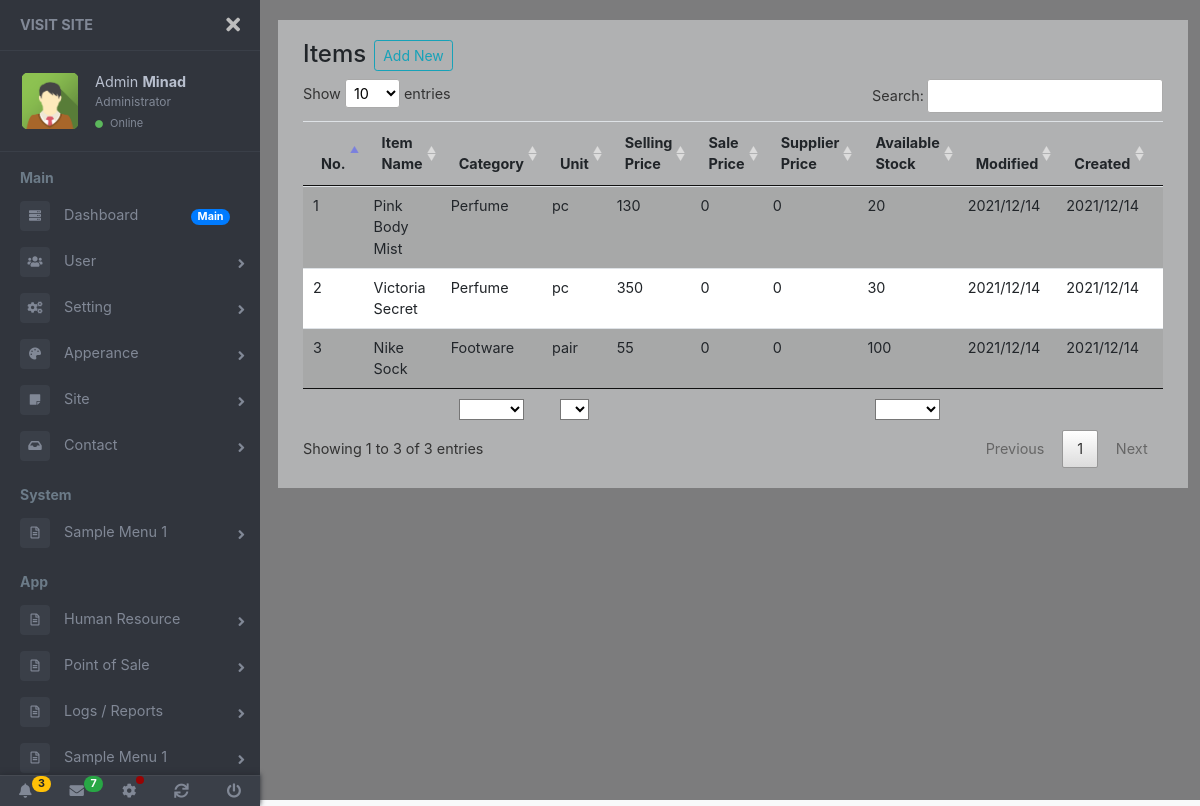
/routes/item/index.php (signed in), run on an earlier commit of the app's database.
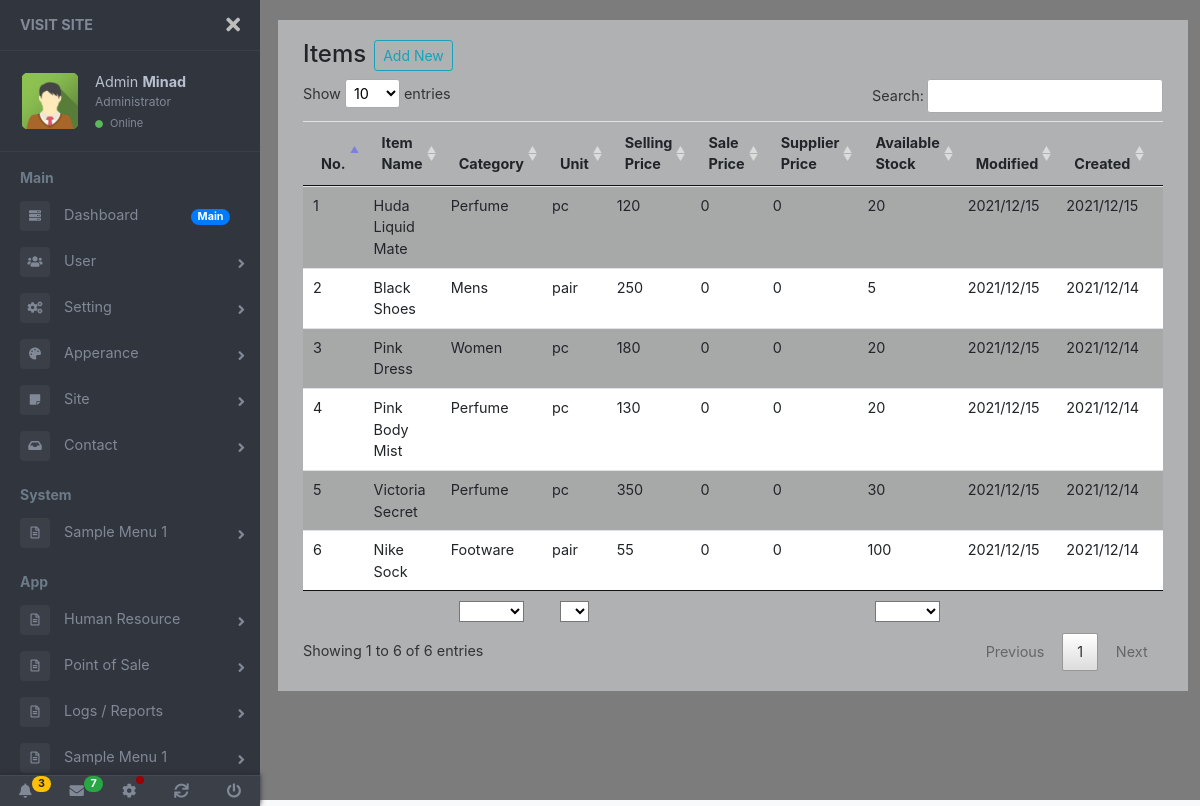
And on a later commit of the database.
### tables this page shows
CREATE TABLE `tblitem` (
  `item_id` int(11) NOT NULL,
  `barcode` varchar(254) NOT NULL,
  `name` varchar(100) NOT NULL,
  `description` varchar(254) NOT NULL,
  `category` varchar(254) NOT NULL,
  `unit` varchar(254) NOT NULL,
  `sell_price` double NOT NULL,
  `sale_price` double NOT NULL,
  `supplier_price` double NOT NULL,
  `stock_available` int(11) NOT NULL,
  `size` varchar(50) NOT NULL,
  `color` varchar(50) NOT NULL,
  `quality` varchar(100) NOT NULL,
  `status` int(1) NOT NULL,
  `extnem` varchar(10) NOT NULL,
  `created` datetime NOT NULL DEFAULT CURRENT_TIMESTAMP,
  `modified` timestamp NOT NULL DEFAULT CURRENT_TIMESTAMP ON UPDATE CURRENT_TIMESTAMP,
  `deletedx` int(1) NOT NULL
);

### routes/item/index.php (called while the page is built, shortened)
<?php
	include_once "../../content/template-part/dashboard-header.php";
	include_once "../../content/view/item/index.php";
	include_once "../../content/template-part/dashboard-footer.php";

### inc/xsession.php (called while the page is built, shortened)
<?php
	if(empty($_SESSION["usercode"]) || empty($_SESSION["username"]) || empty($_SESSION["fullname"]) || empty($_SESSION["ulevpos"]) || empty($_SESSION["surname"]) || empty($_SESSION["firstname"]) || empty($_SESSION["middlename"]) || empty($_SESSION["postitle"])) {
		header("location:../login");
	} else {
		$lastname	= $_SESSION["surname"];
		$givename	= $_SESSION["firstname"];
		$ptitle		= $_SESSION["postitle"];
	}

### content/view/item/index.php (the view, shortened to what this page needs)
<?php
	include_once "../../content/template-part/dashboard-navbar.php";
?>
<link rel="stylesheet" href="<?php echo $dirbak; ?>assets/datatables/1.11.3/css/jquery.dataTables.min.css">
<main class="page-content">
	<div class="container-fluid bg-light-opacity">
		<div class="d-flex">
			<h4 class="mr-2 mb-2">Items</h4>
			<a href="../../routes/item/addnew" class="btn btn-outline-info btn-sm mr-2 mb-2">Add New</a>
		</div>
		<div id="" class="table-responsive-sm">
			<table id="listRecView" class="table table-striped table-hover table-sm">
				<thead>
					<tr>
						<th>No.</th>
						<th>Item Name</th>
						<th>Category</th>
						<th>Unit</th>
						<th>Selling Price</th>
						<th>Sale Price</th>
						<th>Supplier Price</th>
						<th>Available Stock</th>
						<th>Modified</th>
						<th>Created</th>
						<th>Item Code</th>
					</tr>
				</thead>
				<tbody>
					<?php
						$tblname = "tblitem";
						$prim_id = "item_id";
						$cnn = new PDO("mysql:host={$host};dbname={$db}", $unameroot, $pw);
						$qry = "SELECT * FROM {$tblname} WHERE deletedx=0 ORDER BY {$prim_id} DESC";
						$stmt = $cnn->prepare($qry);
						$stmt->execute();
						$xno = 0;
						for($i=0; $row = $stmt->fetch(); $i++) {
							$xno++;
							$barcode=$row['barcode'];
							$itemname=$row['name'];
							$category=$row['category'];
							$unit=$row['unit'];
							$sell_price=$row['sell_price'];
							$sale_price=$row['sale_price'];
							$supplier_price=$row['supplier_price'];
							$stock_available=$row['stock_available'];
							$modified2=$row['modified'];
							$modified=date_format(new DateTime($modified2),'Y/m/d');
							$created2=$row['created'];
							$created=date_format(new DateTime($created2),'Y/m/d');
					?>
							<tr>
								<td><?php echo $xno; ?></td>
								<td data-filter="<?php echo $itemname; ?>"><?php echo $itemname; ?></td>
								<td data-filter="<?php echo $category; ?>"><?php echo $category; ?></td>
								<td data-filter="<?php echo $unit; ?>"><?php echo $unit; ?></td>
								<td data-filter="<?php echo $sell_price; ?>"><?php echo $sell_price; ?></td>
								<td data-filter="<?php echo $sale_price; ?>"><?php echo $sale_price; ?></td>
								<td data-filter="<?php echo $supplier_price; ?>"><?php echo $supplier_price; ?></td>
								<td data-filter="<?php echo $stock_available; ?>"><?php echo $stock_available; ?></td>
								<td ><?php echo $modified; ?></td>
								<td ><?php echo $created; ?></td>
								<td><?php echo $barcode; ?></td>
							</tr>
					<?php
						}
					?>
				</tbody>
				<tfoot>
					<tr>
						<td class="remove-dropdown"></td>
						<td class="remove-dropdown"></td>
						<td>Category</td>
						<td>Unit</td>
						<td class="remove-dropdown"></td>
						<td class="remove-dropdown"></td>
						<td class="remove-dropdown"></td>
						<td>Stock</td>
						<td class="remove-dropdown"></td>
						<td class="remove-dropdown"></td>
						<td class="remove-dropdown"></td>
					</tr>
				</tfoot>
			</table>
		</div>
	</div>
</main>

### content/template-part/dashboard-header.php (shortened to what this page needs)
<?php
	$chckfledash = file_exists("../../assets/css/style.css");
	if ($chckfledash) {
		$dirbak = "../../";
	} else {
		$dirbak = "../../../";
	}
?>
<!DOCTYPE html>
<html lang="en">
<head>
	<link rel="stylesheet" href="<?php echo $dirbak; ?>assets/fontawesome/releases/v5.7.0/css/all.css">
	<link rel="stylesheet" href="<?php echo $dirbak; ?>assets/bootstrap/4.5.2/css/bootstrap.min.css">
	<link rel="stylesheet" href="<?php echo $dirbak; ?>assets/npm/slick-carousel@1.8.1/slick/slick.css">
	<link rel="stylesheet" href="<?php echo $dirbak; ?>assets/css/dashboard.css">
	<link rel="stylesheet" href="<?php echo $dirbak; ?>assets/css/style.css">
</head>
<body id="myDashB" class="bg-light" data-spy="scroll" data-target=".navbar" data-offset="60" oncontextmenu="return false;">
	<div class="page-wrapper chiller-theme toggled dboardbg">

### content/template-part/dashboard-navbar.php (shortened to what this page needs)
<?php
	$chckfle2 = file_exists("../../inc/xsession.php");
	if ($chckfle2) {
		include_once "../../inc/xsession.php";
		$baklnk = "../../";
	} else {
		include_once "../../../inc/xsession.php";
		$baklnk = "../../../";
	}
?>
<nav id="sidebar" class="sidebar-wrapper">
	<div class="sidebar-brand">
		<a href="<?php echo $baklnk; ?>">Visit Site</a>
		<div id="close-sidebar">
			<i class="fas fa-times"></i>
		</div>
	</div>
	<div class="sidebar-header">
		<div class="user-pic">
			<img class="img-responsive img-rounded" src="<?php echo $baklnk; ?>storage/img/avatar2.png" alt="User picture">
		</div>
		<div class="user-info">
			<span class="user-name"><?php echo $givename; ?>
				<strong><?php echo $lastname; ?></strong>
			</span>
			<span class="user-role"><?php echo $ptitle; ?></span>
			<span class="user-status">
				<i class="fa fa-circle"></i>
				<span>Online</span>
			</span>
		</div>
	</div>
	<div class="sidebar-content">
		<div class="sidebar-menu">
			<ul>
				<li class="header-menu">
					<span>Main</span>
				</li>
				<li>
					<a href="<?php echo $baklnk; ?>routes/dashboard">
						<i class="fas fa-server"></i>
						<span>Dashboard</span>
						<span class="badge badge-pill badge-primary">Main</span>
					</a>
				</li>
				<li class="sidebar-dropdown">
					<a href="<?php echo $baklnk; ?>routes/user/#" title="User">
						<i class="fas fa-users"></i>
						<span>User</span>
					</a>
				</li>
				<li class="sidebar-dropdown">
					<a href="#">
						<i class="fas fa-cogs"></i>
						<span>Setting</span>
					</a>
				</li>
				<li class="sidebar-dropdown">
					<a href="#">
						<i class="fas fa-palette"></i>
						<span>Apperance</span>
					</a>
				</li>
				<li class="sidebar-dropdown">
					<a href="#">
						<i class="fas fa-sticky-note"></i>
						<span>Site</span>
					</a>
				</li>
				<li class="sidebar-dropdown">
					<a href="#">
						<i class="fa fa-inbox"></i>
						<span>Contact</span>
					</a>
				</li>
				<li class="header-menu">
					<span>System</span>
				</li>
				<?php include_once "dashboard-navbar-menu.php"; ?>
				<li class="header-menu">
					<span>App</span>
				</li>
				<?php include_once "dashboard-navbar-app.php"; ?>
				<li class="header-menu">
					<span>Extra</span>
				</li>
			</ul>
		</div>
	</div>
	<div class="sidebar-footer">
		<a href="#" title="Notification">
			<i class="fa fa-bell"></i>
			<span class="badge badge-pill badge-warning notification">3</span>
		</a>
		<a href="#" title="Message">
			<i class="fa fa-envelope"></i>
			<span class="badge badge-pill badge-success notification">7</span>
		</a>
		<a href="<?php echo $baklnk; ?>routes/setgener" title="Settings">
			<i class="fa fa-cog"></i>
			<span class="badge-sonar"></span>
		</a>
		<a href="" title="Refresh">
			<i class="fas fa-sync"></i>
		</a>
		<a href="<?php echo $baklnk; ?>inc/logout" title="Logout">
			<i class="fa fa-power-off"></i>
		</a>
	</div>
</nav>

### content/template-part/dashboard-navbar-menu.php (shortened to what this page needs)
<li class="sidebar-dropdown">
	<a href="#" title="Sample Menu">
		<i class="far fa-file-alt"></i>
		<span>Sample Menu 1</span>
	</a>
</li>

### content/template-part/dashboard-navbar-app.php (shortened to what this page needs)
<li class="sidebar-dropdown">
	<a href="#" title="Human Resource">
		<i class="far fa-file-alt"></i>
		<span>Human Resource</span>
	</a>
</li>
<li class="sidebar-dropdown">
	<a href="#" title="Sample Menu">
		<i class="far fa-file-alt"></i>
		<span>Point of Sale</span>
	</a>
</li>
<li class="sidebar-dropdown">
	<a href="#" title="Sample Menu">
		<i class="far fa-file-alt"></i>
		<span>Logs / Reports</span>
	</a>
</li>
<li class="sidebar-dropdown">
	<a href="#" title="Sample Menu">
		<i class="far fa-file-alt"></i>
		<span>Sample Menu 1</span>
	</a>
</li>

### content/template-part/dashboard-footer.php (shortened to what this page needs)
	</div>
</body>
</html>

What changed in the data, as far as the page shows it:
added tblitem: name "Huda Liquid Mate", category "Perfume", unit "pc", sell_price "120", sale_price "0", supplier_price "0", stock_available "20", modified "2021/12/15", created "2021/12/15"
added tblitem: name "Black Shoes", category "Mens", unit "pair", sell_price "250", sale_price "0", supplier_price "0", stock_available "5", modified "2021/12/15", created "2021/12/14"
added tblitem: name "Pink Dress", category "Women", unit "pc", sell_price "180", sale_price "0", supplier_price "0", stock_available "20", modified "2021/12/15", created "2021/12/14"
changed tblitem "Pink Body Mist": modified "2021/12/14" → "2021/12/15"
changed tblitem "Victoria Secret": modified "2021/12/14" → "2021/12/15"
changed tblitem "Nike Sock": modified "2021/12/14" → "2021/12/15"
Also different on the page:
text written by a page script: "Show entries Search: Showing 1 to 3 of 3 entries Previous 1 Next" → "Show entries Search: Showing 1 to 6 of 6 entries Previous 1 Next"
